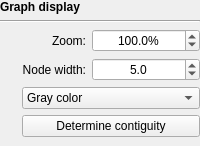
         <widget class="QWidget" name="graphDisplayWidget" native="true">
          <property name="enabled">
           <bool>true</bool>
          </property>
          <layout class="QVBoxLayout" name="verticalLayout">
           <property name="leftMargin">
            <number>0</number>
           </property>
           <property name="topMargin">
            <number>0</number>
           </property>
           <property name="rightMargin">
            <number>0</number>
           </property>
           <property name="bottomMargin">
            <number>0</number>
           </property>
           <item>
            <widget class="QLabel" name="label_10">
             <property name="font">
              <font>
               <bold>true</bold>
              </font>
             </property>
             <property name="text">
              <string>Graph display</string>
             </property>
            </widget>
           </item>
           <item>
            <widget class="Line" name="line_5">
             <property name="orientation">
              <enum>Qt::Horizontal</enum>
             </property>
            </widget>
           </item>
           <item>
            <widget class="QWidget" name="widget_2" native="true">
             <layout class="QGridLayout" name="gridLayout_8">
              <property name="leftMargin">
               <number>0</number>
              </property>
              <property name="topMargin">
               <number>0</number>
              </property>
              <property name="rightMargin">
               <number>0</number>
              </property>
              <item row="2" column="0">
               <widget class="InfoTextWidget" name="nodeColourInfoText" native="true">
                <property name="sizePolicy">
                 <sizepolicy hsizetype="Fixed" vsizetype="Fixed">
                  <horstretch>0</horstretch>
                  <verstretch>0</verstretch>
                 </sizepolicy>
                </property>
                <property name="minimumSize">
                 <size>
                  <width>16</width>
                  <height>16</height>
                 </size>
                </property>
               </widget>
              </item>
              <item row="0" column="0">
               <widget class="InfoTextWidget" name="zoomInfoText" native="true">
                <property name="sizePolicy">
                 <sizepolicy hsizetype="Fixed" vsizetype="Fixed">
                  <horstretch>0</horstretch>
                  <verstretch>0</verstretch>
                 </sizepolicy>
                </property>
                <property name="minimumSize">
                 <size>
                  <width>16</width>
                  <height>16</height>
                 </size>
                </property>
               </widget>
              </item>
              <item row="3" column="0">
               <widget class="InfoTextWidget" name="contiguityInfoText" native="true">
                <property name="sizePolicy">
                 <sizepolicy hsizetype="Fixed" vsizetype="Fixed">
                  <horstretch>0</horstretch>
                  <verstretch>0</verstretch>
                 </sizepolicy>
                </property>
                <property name="minimumSize">
                 <size>
                  <width>16</width>
                  <height>16</height>
                 </size>
                </property>
               </widget>
              </item>
              <item row="0" column="2">
               <widget class="QDoubleSpinBox" name="zoomSpinBox">
                <property name="sizePolicy">
                 <sizepolicy hsizetype="Expanding" vsizetype="Fixed">
                  <horstretch>0</horstretch>
                  <verstretch>0</verstretch>
                 </sizepolicy>
                </property>
                <property name="focusPolicy">
                 <enum>Qt::StrongFocus</enum>
                </property>
                <property name="alignment">
                 <set>Qt::AlignCenter</set>
                </property>
                <property name="suffix">
                 <string>%</string>
                </property>
                <property name="decimals">
                 <number>1</number>
                </property>
                <property name="minimum">
                 <double>5.000000000000000</double>
                </property>
                <property name="maximum">
                 <double>500.000000000000000</double>
                </property>
                <property name="singleStep">
                 <double>5.000000000000000</double>
                </property>
                <property name="value">
                 <double>100.000000000000000</double>
                </property>
               </widget>
              </item>
              <item row="3" column="1" colspan="2">
               <widget class="QPushButton" name="contiguityButton">
                <property name="focusPolicy">
                 <enum>Qt::StrongFocus</enum>
                </property>
                <property name="text">
                 <string>Determine contiguity</string>
                </property>
               </widget>
              </item>
              <item row="2" column="1" colspan="2">
               <widget class="QComboBox" name="coloursComboBox">
                <property name="focusPolicy">
                 <enum>Qt::StrongFocus</enum>
                </property>
                <item>
                 <property name="text">
                  <string>Gray color</string>
                 </property>
                </item>
                <item>
                 <property name="text">
                  <string>Random colours</string>
                 </property>
                </item>
                <item>
                 <property name="text">
                  <string>Uniform colour</string>
                 </property>
                </item>
                <item>
                 <property name="text">
                  <string>Colour by depth</string>
                 </property>
                </item>
                <item>
                 <property name="text">
                  <string>Colour by contiguity</string>
                 </property>
                </item>
                <item>
                 <property name="text">
                  <string>Custom colours</string>
                 </property>
                </item>
               </widget>
              </item>
              <item row="0" column="1">
               <widget class="QLabel" name="label_13">
                <property name="text">
                 <string>Zoom:</string>
                </property>
                <property name="alignment">
                 <set>Qt::AlignRight|Qt::AlignTrailing|Qt::AlignVCenter</set>
                </property>
               </widget>
              </item>
              <item row="1" column="0">
               <widget class="InfoTextWidget" name="nodeWidthInfoText" native="true">
                <property name="sizePolicy">
                 <sizepolicy hsizetype="Fixed" vsizetype="Fixed">
                  <horstretch>0</horstretch>
                  <verstretch>0</verstretch>
                 </sizepolicy>
                </property>
                <property name="minimumSize">
                 <size>
                  <width>16</width>
                  <height>16</height>
                 </size>
                </property>
               </widget>
              </item>
              <item row="1" column="1">
               <widget class="QLabel" name="label_15">
                <property name="text">
                 <string>Node width:</string>
                </property>
                <property name="alignment">
                 <set>Qt::AlignRight|Qt::AlignTrailing|Qt::AlignVCenter</set>
                </property>
               </widget>
              </item>
              <item row="1" column="2">
               <widget class="QDoubleSpinBox" name="nodeWidthSpinBox">
                <property name="sizePolicy">
                 <sizepolicy hsizetype="Expanding" vsizetype="Fixed">
                  <horstretch>0</horstretch>
                  <verstretch>0</verstretch>
                 </sizepolicy>
                </property>
                <property name="focusPolicy">
                 <enum>Qt::StrongFocus</enum>
                </property>
                <property name="alignment">
                 <set>Qt::AlignCenter</set>
                </property>
                <property name="suffix">
                 <string/>
                </property>
                <property name="decimals">
                 <number>1</number>
                </property>
                <property name="minimum">
                 <double>0.500000000000000</double>
                </property>
                <property name="maximum">
                 <double>1000.000000000000000</double>
                </property>
                <property name="singleStep">
                 <double>0.500000000000000</double>
                </property>
                <property name="value">
                 <double>5.000000000000000</double>
                </property>
               </widget>
              </item>
             </layout>
            </widget>
           </item>
          </layout>
         </widget>
